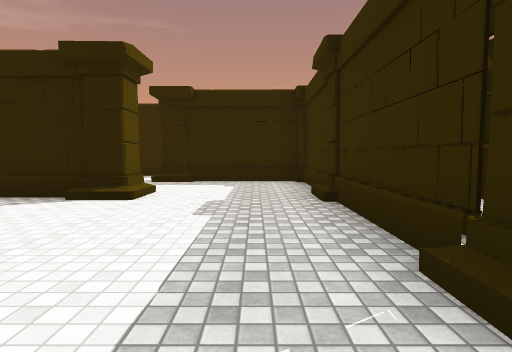
view 1 (above)

17 first-person views from a walk through a scene from a Unity 3-D project. The camera is 1.3 m above the floor, tilts 4° down and sees 80° across. The floor is counted in squares, 2 m on a side. Each view is taken from the middle of a square. On the plan, view 1 faces up. The plan holds only what a view shows up to about 10 squares ahead; the rest is blank. The place goes on beyond the plan. The player is left out. Some animated figures are left out. Some surface patterns are stand-ins.

view 2
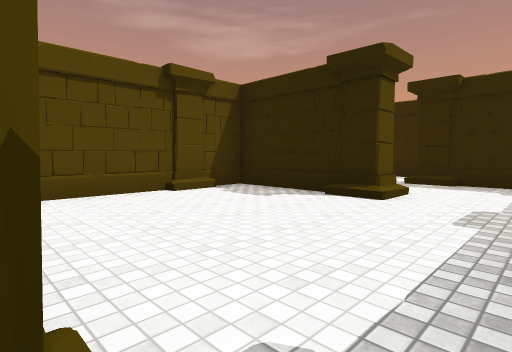

view 3
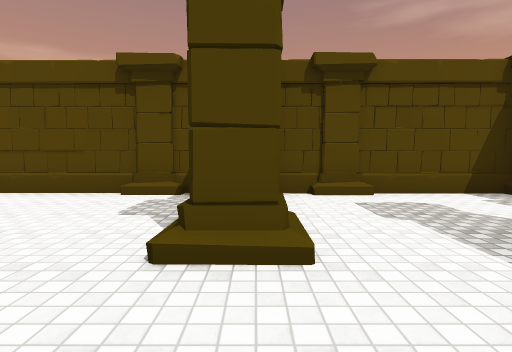

view 4
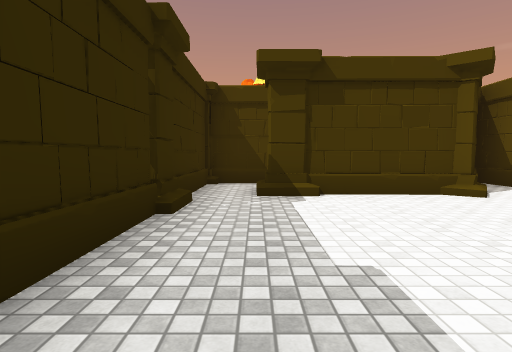

view 5
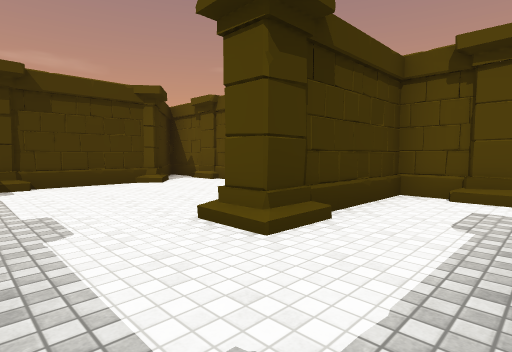

view 6
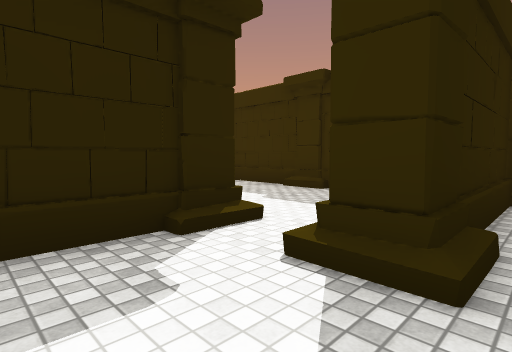

view 7
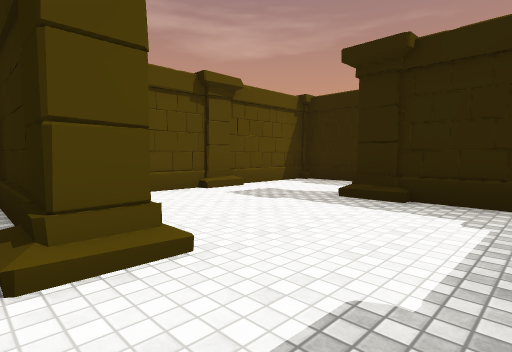

view 8
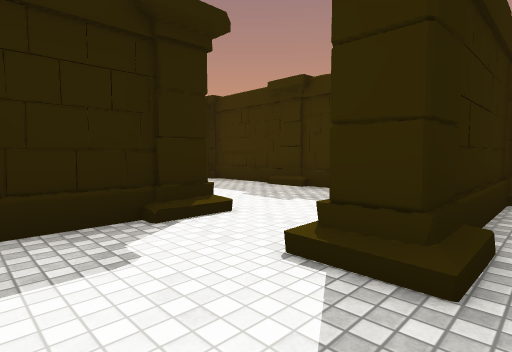

view 9
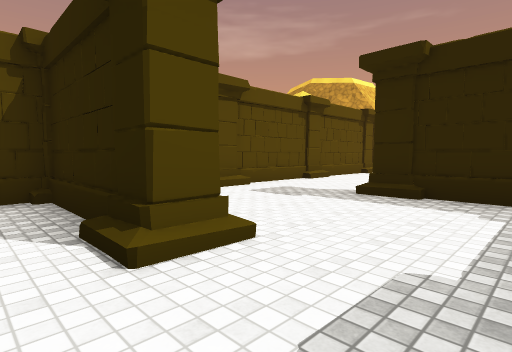

view 10
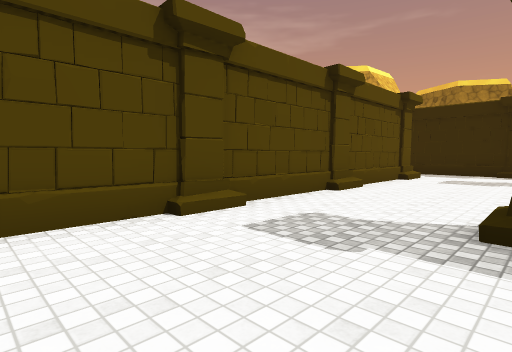

view 11
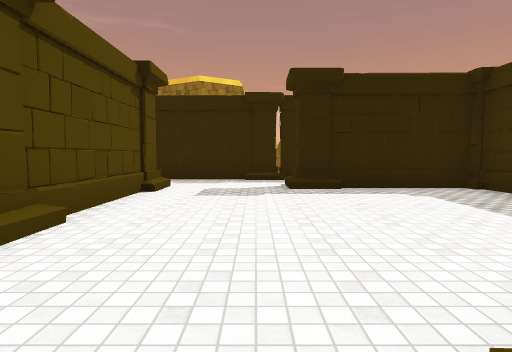

view 12
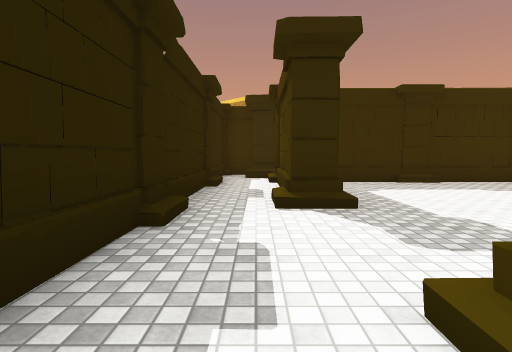

view 13
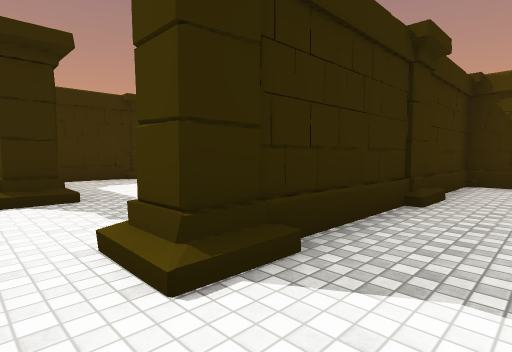

view 14
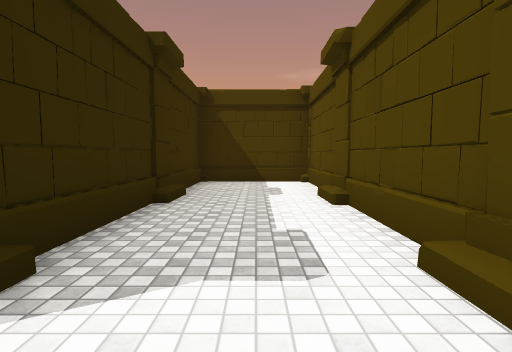

view 15
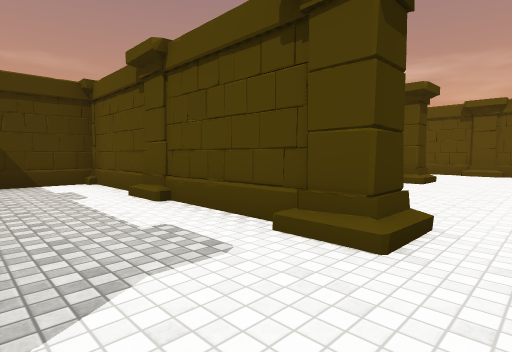

view 16
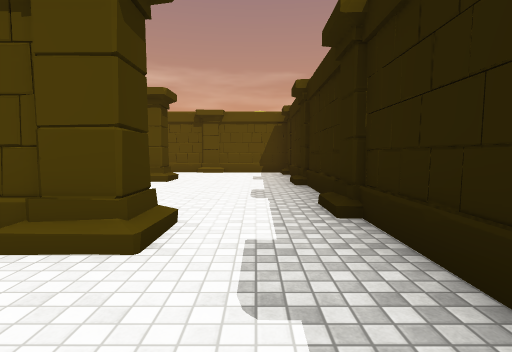

view 17
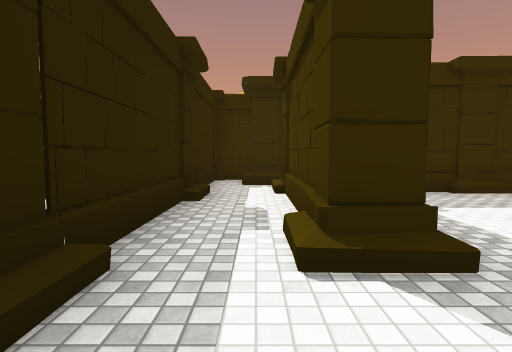

### Floor plan
Key: @ floor where view 1 was taken; # wall or solid block; . main floor; : floor 0.25 m higher than the main floor; / step, stairs or slope; O other object.
Columns run from 18 left of view 1 to 4 right of it. Each row starts with its distance up from view 1.
 29   ##
 28   :####################
 27   ...................O#
 26 #........#/..#..#####O#
 25 #....... #/..#.....#
 24 #.  #    #...#.....#
 23          #/..#.....#
 22          #/..#.....#
 21          #...#...  #
 20          #...#..####
 19          #####.....#
 18              #.....#
 17              #.....#
 16              ####..#
 15              #.....#
 14              #..####
 13              #.....#
 12              #.....#
 11               .....#
 10              ####..#
  9              #.....#
  8              #..####
  7             ##.....#
  6             #:.....#
  5             #####..#
  4              #.....#
  3             ##.....#
  2             #......#
  1             #......#
  0             ######@#
 -1              ##   .#
 -2              #    ##
 -3
 -4                  OO
 -5                  OO

Positions as (right, up) in squares from view 1, and headings:
1: (0, 0), facing up
2: (0, 0), facing up-left
3: (0, 5), facing left
4: (0, 5), facing down
5: (0, 7), facing down-left
6: (-4, 7), facing up-right
7: (0, 9), facing up-left
8: (-4, 13), facing up-right
9: (0, 15), facing up-left
10: (-2, 17), facing up-left
11: (-3, 20), facing up
12: (-6, 27), facing right
13: (-7, 27), facing down-right
14: (-7, 27), facing down
15: (-6, 27), facing down-left
16: (-6, 27), facing left
17: (-4, 27), facing right
